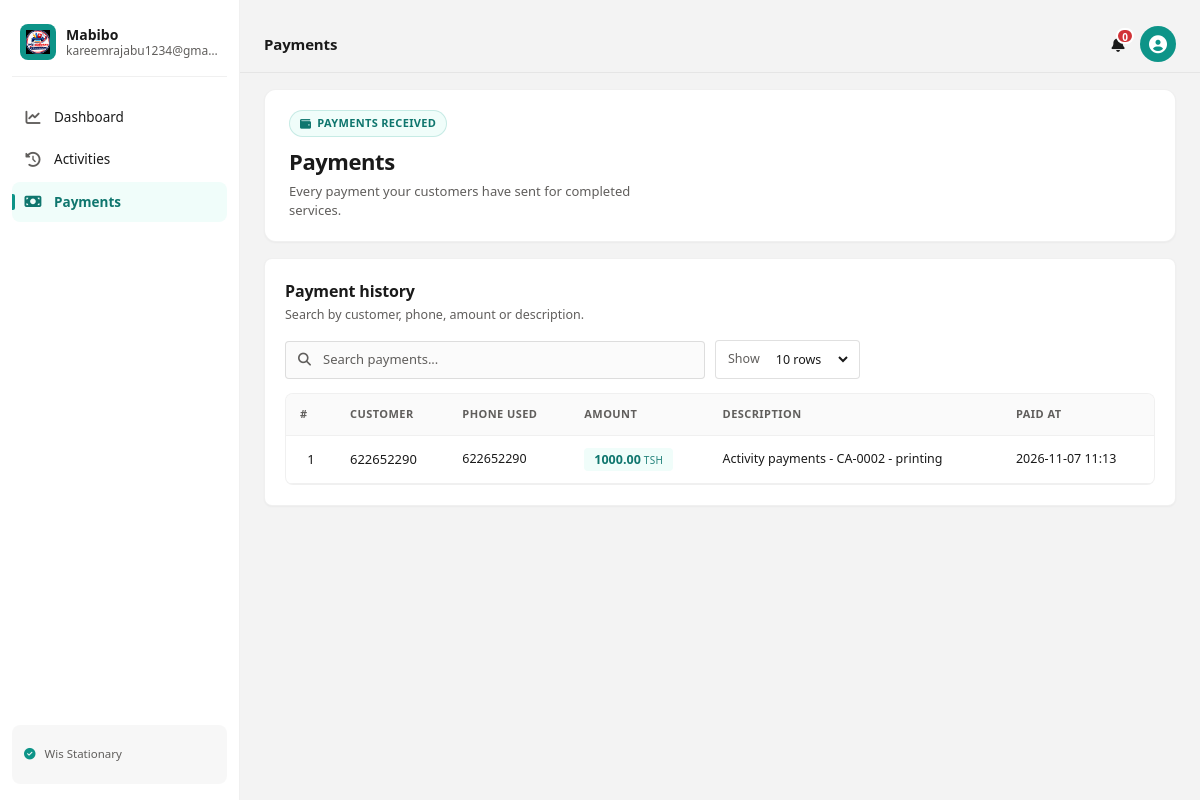
Page /stationary/payments/ (signed in) on the committed database.
### stationary_system/models/accounts.py (models this page shows, shortened)
class CustomUser(AbstractUser):
    phone = models.CharField(max_length=20, blank=True, null=True)
    stationary_id = models.CharField(max_length=20, blank=True, null=True)

### stationary_system/models/stationary.py (models this page shows, shortened)
class StationaryProfile(models.Model):
    user = models.OneToOneField(
        settings.AUTH_USER_MODEL,
        on_delete=models.CASCADE
    )
    stationary_name = models.CharField(max_length=100)
    phone = models.CharField(max_length=11, unique=True)
    email = models.EmailField(default='', blank=True)
    force_password_change = models.BooleanField(default=True)
    payment_no = models.CharField(max_length=10, unique=True, blank=False, null=False)
    payment_name = models.CharField(max_length=100, blank=False, null=False)
    reg_date = models.DateTimeField(auto_now_add=True)

### stationary_system/models/payments.py (models this page shows)
class Payments(models.Model):
    user = models.ForeignKey(settings.AUTH_USER_MODEL, on_delete=models.CASCADE)
    stationary_profile = models.ForeignKey(
        'StationaryProfile',
        on_delete=models.CASCADE,
        null=True,
        blank=True,
        related_name='payments'
    )
    amount = models.DecimalField(max_digits=10, decimal_places=2, null=False, blank=False)
    phone_used = models.CharField(max_length=10, null=False, blank=False)
    description = models.TextField(blank=True, null=True)
    paid_at = models.DateTimeField(blank=True, null=True)

### stationary_system/views/stationary_views/s_payments.py (the view)
# urls.py: path('stationary/payments/', s_payments.payments_list, name='stationary_payments'),
@login_required(login_url='login_page_stationary')
def payments_list(request):
    stationary = StationaryProfile.objects.filter(user=request.user).first()
    if not stationary:
        payments = []
    else:
        payments = Payments.objects.select_related('user').filter(
            stationary_profile=stationary
        ).order_by('-paid_at')
    return render(request, "stationary/payments.html", {
        "payments": payments
    })

### stationary_system/templates/stationary/payments.html (shortened to what this page needs)
{% load static %}
<!DOCTYPE html>
<html lang="en">
<head>
    <link rel="stylesheet" href="{% static 'stationary_css/stationary.css' %}">
    <link rel="stylesheet" href="{% static 'stationary_css/spayments.css' %}">
    <link rel="stylesheet" href="https://cdnjs.cloudflare.com/ajax/libs/font-awesome/6.4.0/css/all.min.css">
</head>
<body>
    <aside class="sidebar" id="nav_bar">
        <div class="brand">
            <div class="brand-mark">
                <img src="{% static 'icons/stationary1.png' %}" alt="Wis Stationary">
            </div>
            <div class="brand-text">
                <strong>{{ request.user.stationaryprofile.stationary_name }}</strong>
                <span>{{ user.email }}</span>
            </div>
        </div>
        <nav class="nav">
            <a class="nav-item" href="{% url 'stationary_dashboard' %}">
                <i class="fas fa-chart-line"></i><span>Dashboard</span>
            </a>
            <a class="nav-item" href="{% url 'stationary_activities' %}">
                <i class="fas fa-history"></i><span>Activities</span>
            </a>
            <a class="nav-item is-active" href="{% url 'stationary_payments' %}">
                <i class="fas fa-money-bill"></i><span>Payments</span>
            </a>
        </nav>
        <div class="sidebar-foot">
            <p><i class="fas fa-circle-check"></i> Wis Stationary</p>
        </div>
    </aside>
    <main class="main">
        <div class="wrap">
            <header class="topbar">
                <div class="topbar-left">
                    <span class="page-title">Payments</span>
                </div>
                <div class="topbar-actions">
                    <div class="dropdown">
                        <button class="icon-btn" id="notifBtn" type="button" aria-label="Notifications">
                            <i class="fas fa-bell"></i>
                            <span id="notifCount" class="notif-badge">0</span>
                        </button>
                    </div>
                    <div class="dropdown">
                        <button class="avatar-btn" id="userBtn" type="button" aria-label="Account">
                            <i class="fas fa-user-circle"></i>
                        </button>
                    </div>
                </div>
            </header>
            <section class="hero hero-sm">
                <div class="hero-text">
                    <span class="hero-pill">
                        <i class="fas fa-wallet"></i> Payments received
                    </span>
                    <h1>Payments</h1>
                    <p>Every payment your customers have sent for completed services.</p>
                </div>
            </section>
            <section class="panel">
                <div class="section-head">
                    <div>
                        <h2>Payment history</h2>
                        <p>Search by customer, phone, amount or description.</p>
                    </div>
                </div>
                <div class="table-toolbar">
                    <div class="search-bar">
                        <i class="fas fa-search"></i>
                        <input type="search" id="payment-search" placeholder="Search payments..."
                            autocomplete="off">
                    </div>
                    <div class="limit-control">
                        <label for="rows-per-page">Show</label>
                        <select id="rows-per-page">
                            <option value="10" selected>10 rows</option>
                        </select>
                    </div>
                </div>
                <div class="table-scroll-9">
                    <table class="table-9" id="payments-table">
                        <thead>
                            <tr>
                                <th class="index-9">#</th>
                                <th>Customer</th>
                                <th>Phone used</th>
                                <th>Amount</th>
                                <th>Description</th>
                                <th>Paid at</th>
                            </tr>
                        </thead>
                        <tbody>
                            {% for payment in payments %}
                            <tr>
                                <td class="index-9">{{ forloop.counter }}</td>
                                <td class="customer-cell">
                                    {{ payment.user.get_full_name|default:payment.user.username }}
                                </td>
                                <td class="phone-cell">
                                    {{ payment.phone_used }}
                                </td>
                                <td class="amount-cell">
                                    <span class="amount-pill">{{ payment.amount }} <small>Tsh</small></span>
                                </td>
                                <td class="desc-cell">
                                    {{ payment.description|default:"—" }}
                                </td>
                                <td class="date-cell">
                                    {% if payment.paid_at %}
                                        {{ payment.paid_at|date:"Y-m-d H:i" }}
                                    {% else %}
                                        <span class="muted-dash">—</span>
                                    {% endif %}
                                </td>
                            </tr>
                            {% endfor %}
                        </tbody>
                    </table>
                </div>
            </section>
        </div>
    </main>
</body>
</html>

### stationary_system/static/stationary_css/spayments.css (style rules this page uses)
.hero.hero-sm { padding: 18px 20px !important; flex-direction: column; align-items: flex-start; gap: 6px; background: var(--card) !important; border: 1px solid var(--border) !important; box-shadow: var(--shadow-sm) !important; }
.hero.hero-sm::after { display: none !important; }
.hero.hero-sm .hero-pill { margin-bottom: 8px; background: var(--primary-soft) !important; color: var(--primary-700) !important; border: 1px solid rgba(13, 148, 136, 0.18) !important; }
.hero.hero-sm .hero-text h1 { font-size: 20px !important; font-weight: 600 !important; margin: 0 0 4px; color: var(--text) !important; }
.hero.hero-sm .hero-text p { font-size: 13px; max-width: 52ch; color: var(--muted) !important; }
.table-toolbar { display: flex; flex-wrap: wrap; gap: 8px; align-items: center; margin-bottom: 14px; }
.search-bar { flex: 1 1 240px; min-width: 200px; display: flex; align-items: center; gap: 10px; padding: 7px 12px; background: #fbfbfb; border: 1px solid var(--border-strong); border-radius: var(--radius-sm); transition: background 0.15s var(--ease), border-color 0.15s var(--ease); }
.search-bar > i { color: var(--muted); font-size: 13px; }
.search-bar > input { flex: 1; min-width: 0; border: 0; outline: none; background: transparent; font: inherit; font-size: 13px; color: var(--text); }
.search-bar > input::placeholder { color: var(--muted); }
.limit-control { display: inline-flex; align-items: center; gap: 6px; padding: 6px 8px 6px 12px; background: var(--card); border: 1px solid var(--border-strong); border-radius: var(--radius-sm); font-size: 12.5px; font-weight: 500; color: var(--muted); flex-shrink: 0; }
.limit-control label { white-space: nowrap; }
.limit-control select { border: 0; background: transparent; color: var(--text); font: inherit; font-weight: 500; font-size: 12.5px; padding: 3px 6px; border-radius: var(--radius-sm); outline: none; cursor: pointer; transition: background 0.15s var(--ease); }
.table-scroll-9 { width: 100%; overflow-x: auto; border: 1px solid var(--border); border-radius: var(--radius); background: var(--card); -webkit-overflow-scrolling: touch; scrollbar-width: thin; }
.table-9 { width: 100%; min-width: 780px; border-collapse: collapse; font-size: 13px; }
.table-9 thead th { text-align: left; padding: 12px 14px; background: #fafafa; color: var(--muted); font-size: 11px; font-weight: 600; letter-spacing: 0.04em; text-transform: uppercase; border-bottom: 1px solid var(--border); white-space: nowrap; position: sticky; top: 0; z-index: 1; }
.table-9 tbody td { padding: 12px 14px; border-bottom: 1px solid var(--border); color: var(--text); vertical-align: middle; white-space: nowrap; }
.table-9 tbody tr:last-child td { border-bottom: 0; }
.table-9 tbody tr { transition: background 0.12s var(--ease); }
.index-9 { color: var(--muted); font-weight: 500; width: 50px; text-align: center; font-variant-numeric: tabular-nums; }
.customer-cell { font-weight: 500; max-width: 220px; overflow: hidden; text-overflow: ellipsis; }
.phone-cell { color: var(--muted); font-variant-numeric: tabular-nums; font-size: 12.5px; font-weight: 400; }
.amount-cell { white-space: nowrap; }
.amount-pill { display: inline-flex; align-items: baseline; gap: 3px; padding: 3px 10px; border-radius: 999px; background: var(--primary-soft); color: var(--primary-700); font-size: 12.5px; font-weight: 600; font-variant-numeric: tabular-nums; line-height: 1.4; }
.amount-pill small { font-size: 10px; font-weight: 500; opacity: 0.9; text-transform: uppercase; letter-spacing: 0.03em; }
.desc-cell { color: var(--muted); max-width: 280px; overflow: hidden; text-overflow: ellipsis; font-size: 12.5px; font-weight: 400; }
.date-cell { color: var(--muted); font-size: 12.5px; font-variant-numeric: tabular-nums; }
@media (min-width: 768px) { .hero.hero-sm { padding: 20px 24px !important; } }
@media (min-width: 768px) { .hero.hero-sm .hero-text h1 { font-size: 22px !important; } }
@media (min-width: 768px) { .table-toolbar { gap: 10px; } }
@media (min-width: 768px) { .search-bar { flex: 1 1 340px; max-width: 420px; } }
@media (min-width: 768px) { .table-9 { min-width: 0; } }

### rows in the picture
CustomUser: user.stationaryprofile.stationary_name "Mabibo", email "kareemrajabu1234@gma…"
Payments: user.get_full_name "622652290", phone_used "622652290", amount "1000.00", description "Activity payments - CA-0002 - printing", paid_at "2026-11-07 11:13"
